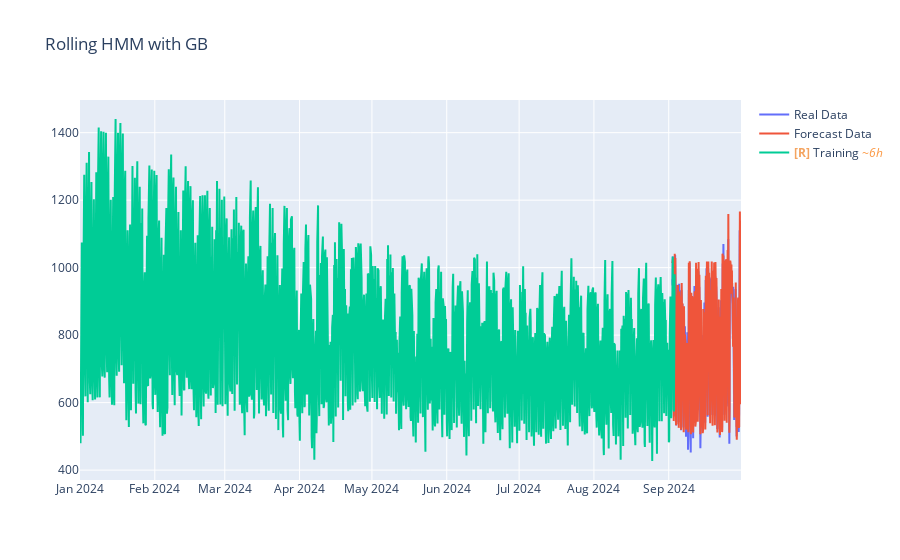

The cell this chart's notebook holds for it:
### Code cell
fig = go.Figure()
fig.update_layout(title="Rolling HMM with GB")
fig.add_trace(go.Scatter(x=df_test['ds'], y=df_test['y'], mode='lines', name='Real Data'))
fig.add_trace(go.Scatter(x=df_test['ds'], y=hmm_preds, mode='lines', name='Forecast Data'))
fig.add_trace(go.Scatter(x=df_train['ds'], y=df_train['y'], mode='lines', name='Training'))
fig.show()

### Figure 1 — Plotly figure (JSON) as saved in the notebook; plotly's stock layout.template omitted (floating-point values rounded to 4 significant figures; data arrays with more than 128 entries replaced by an {"elided": "..."} marker saying what was removed)
{"data": [{"mode": "lines", "name": "Real Data", "type": "scatter", "uid": "091c7239-6078-4210-be5d-55af1331820f", "x": {"elided": "684 str values"}, "y": {"elided": "684 float values"}}, {"mode": "lines", "name": "Forecast Data", "type": "scatter", "uid": "52c2cdb3-20f9-4400-b11d-6d4cc411323a", "x": {"elided": "684 str values"}, "y": {"elided": "684 float values"}}, {"mode": "lines", "name": "<b style=\"color:sandybrown\">[R]</b> Training <i style=\"color:#fc9944\">~6h</i>", "type": "scatter", "uid": "99054830-fcff-4bc8-be3a-b17c71745ab0", "x": {"elided": "1000 str values"}, "y": {"elided": "1000 float values"}}], "layout": {"title": {"text": "Rolling HMM with GB"}}}
